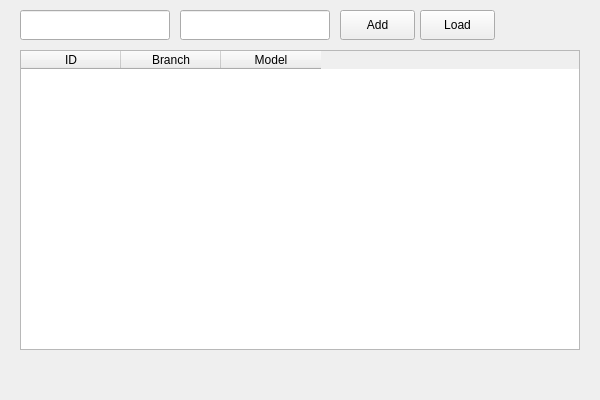
<?xml version="1.0" encoding="UTF-8"?>
<ui version="4.0">
 <class>MainWindow</class>
 <widget class="QMainWindow" name="MainWindow">
  <property name="geometry">
   <rect>
    <x>0</x>
    <y>0</y>
    <width>600</width>
    <height>400</height>
   </rect>
  </property>
  <property name="windowTitle">
   <string>Car Manager</string>
  </property>
  <widget class="QWidget" name="centralwidget">
   <widget class="QLineEdit" name="branchEdit">
    <property name="geometry">
     <rect>
      <x>20</x>
      <y>10</y>
      <width>150</width>
      <height>30</height>
     </rect>
    </property>
   </widget>
   <widget class="QLineEdit" name="modelEdit">
    <property name="geometry">
     <rect>
      <x>180</x>
      <y>10</y>
      <width>150</width>
      <height>30</height>
     </rect>
    </property>
   </widget>
   <widget class="QPushButton" name="addButton">
    <property name="geometry">
     <rect>
      <x>340</x>
      <y>10</y>
      <width>75</width>
      <height>30</height>
     </rect>
    </property>
    <property name="text">
     <string>Add</string>
    </property>
   </widget>
   <widget class="QPushButton" name="loadButton">
    <property name="geometry">
     <rect>
      <x>420</x>
      <y>10</y>
      <width>75</width>
      <height>30</height>
     </rect>
    </property>
    <property name="text">
     <string>Load</string>
    </property>
   </widget>
   <widget class="QTableWidget" name="tableWidget">
    <property name="geometry">
     <rect>
      <x>20</x>
      <y>50</y>
      <width>560</width>
      <height>300</height>
     </rect>
    </property>
    <column>
     <property name="text">
      <string>ID</string>
     </property>
    </column>
    <column>
     <property name="text">
      <string>Branch</string>
     </property>
    </column>
    <column>
     <property name="text">
      <string>Model</string>
     </property>
    </column>
   </widget>
  </widget>
 </widget>
 <resources/>
 <connections/>
</ui>
